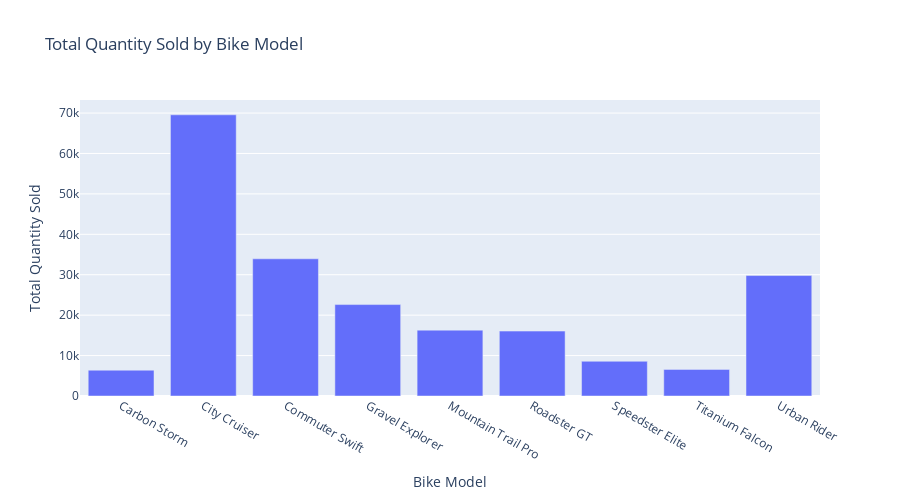
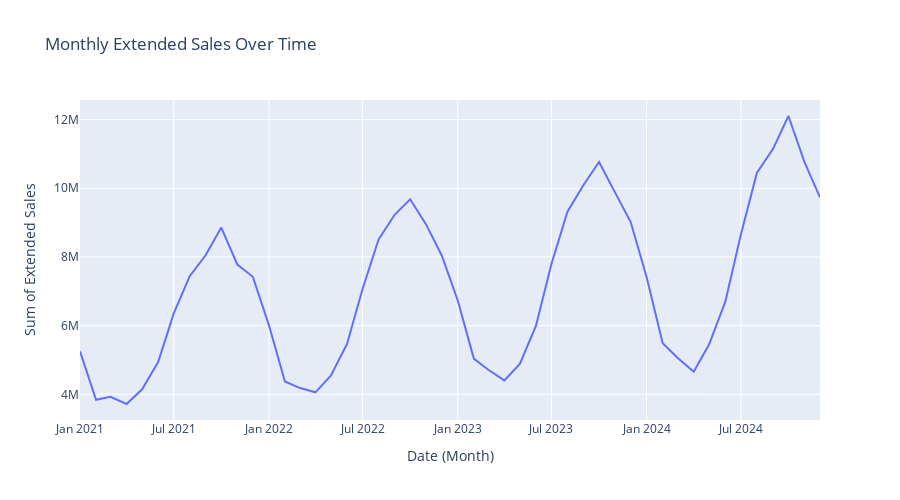
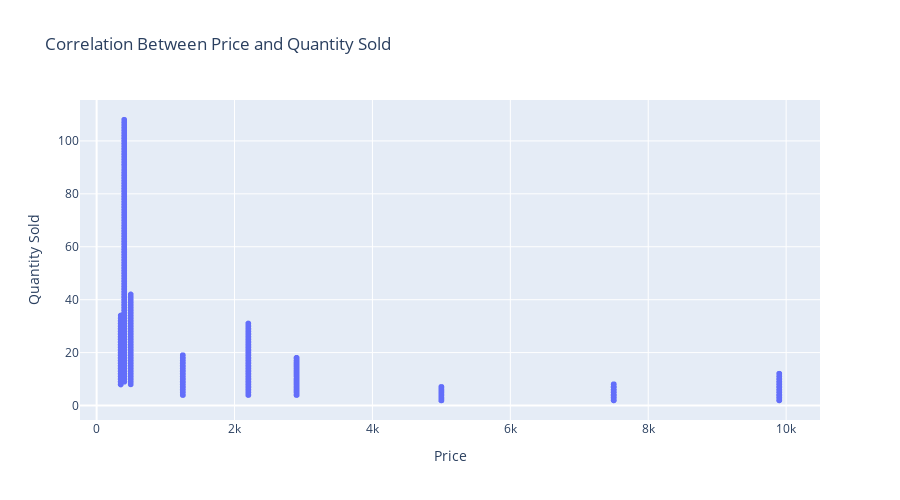
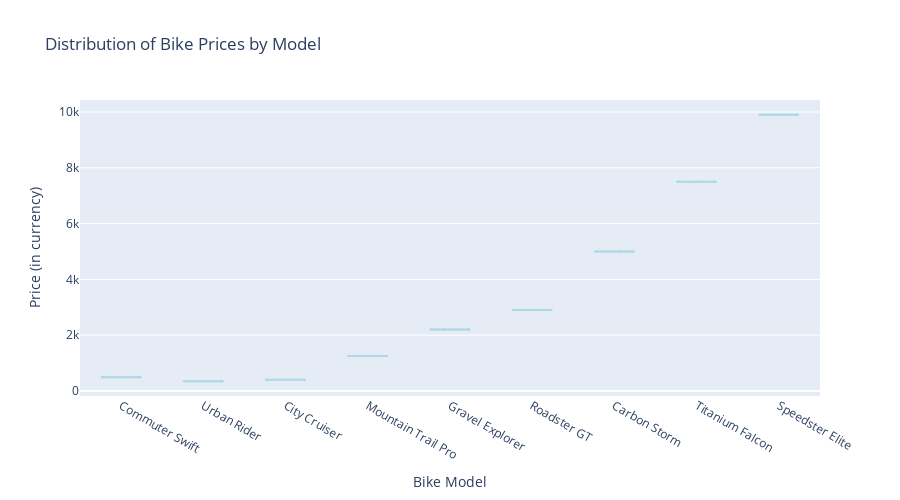

Here is the notebook cell these charts were saved with, in order:
### Code cell
viz_wrapper.display_plots_with_observations()

### Figure 1 — Plotly figure (JSON) as saved in the notebook; plotly's stock layout.template omitted (floating-point values rounded to 4 significant figures)
{"data": [{"type": "bar", "x": ["Carbon Storm", "City Cruiser", "Commuter Swift", "Gravel Explorer", "Mountain Trail Pro", "Roadster GT", "Speedster Elite", "Titanium Falcon", "Urban Rider"], "y": [6387, 69566, 33940, 22620, 16293, 16061, 8591, 6582, 29795]}], "layout": {"height": 500, "title": {"text": "Total Quantity Sold by Bike Model"}, "width": 900, "xaxis": {"title": {"text": "Bike Model"}}, "yaxis": {"title": {"text": "Total Quantity Sold"}}}}

### Figure 2 — Plotly figure (JSON) as saved in the notebook; plotly's stock layout.template omitted (floating-point values rounded to 4 significant figures)
{"data": [{"hovertemplate": "Date (Month)=%{x}<br>Sum of Extended Sales=%{y}<extra></extra>", "legendgroup": "", "line": {"color": "#636efa", "dash": "solid"}, "marker": {"symbol": "circle"}, "mode": "lines", "name": "", "orientation": "v", "showlegend": false, "type": "scatter", "x": ["2021-01", "2021-02", "2021-03", "2021-04", "2021-05", "2021-06", "2021-07", "2021-08", "2021-09", "2021-10", "2021-11", "2021-12", "2022-01", "2022-02", "2022-03", "2022-04", "2022-05", "2022-06", "2022-07", "2022-08", "2022-09", "2022-10", "2022-11", "2022-12", "2023-01", "2023-02", "2023-03", "2023-04", "2023-05", "2023-06", "2023-07", "2023-08", "2023-09", "2023-10", "2023-11", "2023-12", "2024-01", "2024-02", "2024-03", "2024-04", "2024-05", "2024-06", "2024-07", "2024-08", "2024-09", "2024-10", "2024-11", "2024-12"], "xaxis": "x", "y": [5249520, 3839165, 3929520, 3717605, 4144355, 4940590, 6348075, 7440615, 8055855, 8856970, 7780405, 7423830, 6016000, 4372095, 4189335, 4057965, 4547315, 5466680, 7068195, 8511830, 9228185, 9681005, 8941105, 8043515, 6733695, 5041615, 4716005, 4403885, 4885905, 5990085, 7793350, 9318800, 10095325, 10767045, 9874500, 9024495, 7411550, 5489735, 5056240, 4657285, 5464300, 6698750, 8647665, 10448670, 11142115, 12105580, 10761070, 9735605], "yaxis": "y"}], "layout": {"height": 500, "legend": {"tracegroupgap": 0}, "title": {"text": "Monthly Extended Sales Over Time"}, "width": 900, "xaxis": {"anchor": "y", "domain": [0, 1], "title": {"text": "Date (Month)"}}, "yaxis": {"anchor": "x", "domain": [0, 1], "title": {"text": "Sum of Extended Sales"}}}}

### Figure 3 — Plotly figure (JSON) as saved in the notebook; plotly's stock layout.template omitted (floating-point values rounded to 4 significant figures; data arrays with more than 128 entries replaced by an {"elided": "..."} marker saying what was removed)
{"data": [{"hovertemplate": "Price=%{x}<br>Quantity Sold=%{y}<extra></extra>", "legendgroup": "", "marker": {"color": "#636efa", "symbol": "circle"}, "mode": "markers", "name": "", "showlegend": false, "type": "scattergl", "x": {"elided": "13149 int values"}, "xaxis": "x", "y": {"elided": "13149 int values"}, "yaxis": "y"}], "layout": {"height": 500, "legend": {"tracegroupgap": 0}, "title": {"text": "Correlation Between Price and Quantity Sold"}, "width": 900, "xaxis": {"anchor": "y", "domain": [0, 1], "title": {"text": "Price"}}, "yaxis": {"anchor": "x", "domain": [0, 1], "title": {"text": "Quantity Sold"}}}}

### Figure 4 — Plotly figure (JSON) as saved in the notebook; plotly's stock layout.template omitted (floating-point values rounded to 4 significant figures; data arrays with more than 128 entries replaced by an {"elided": "..."} marker saying what was removed)
{"data": [{"boxmean": true, "marker": {"color": "lightblue"}, "name": "Bike Prices", "type": "box", "x": {"elided": "13149 str values"}, "y": {"elided": "13149 int values"}}], "layout": {"boxmode": "group", "height": 500, "title": {"text": "Distribution of Bike Prices by Model"}, "width": 900, "xaxis": {"title": {"text": "Bike Model"}}, "yaxis": {"title": {"text": "Price (in currency)"}}}}
